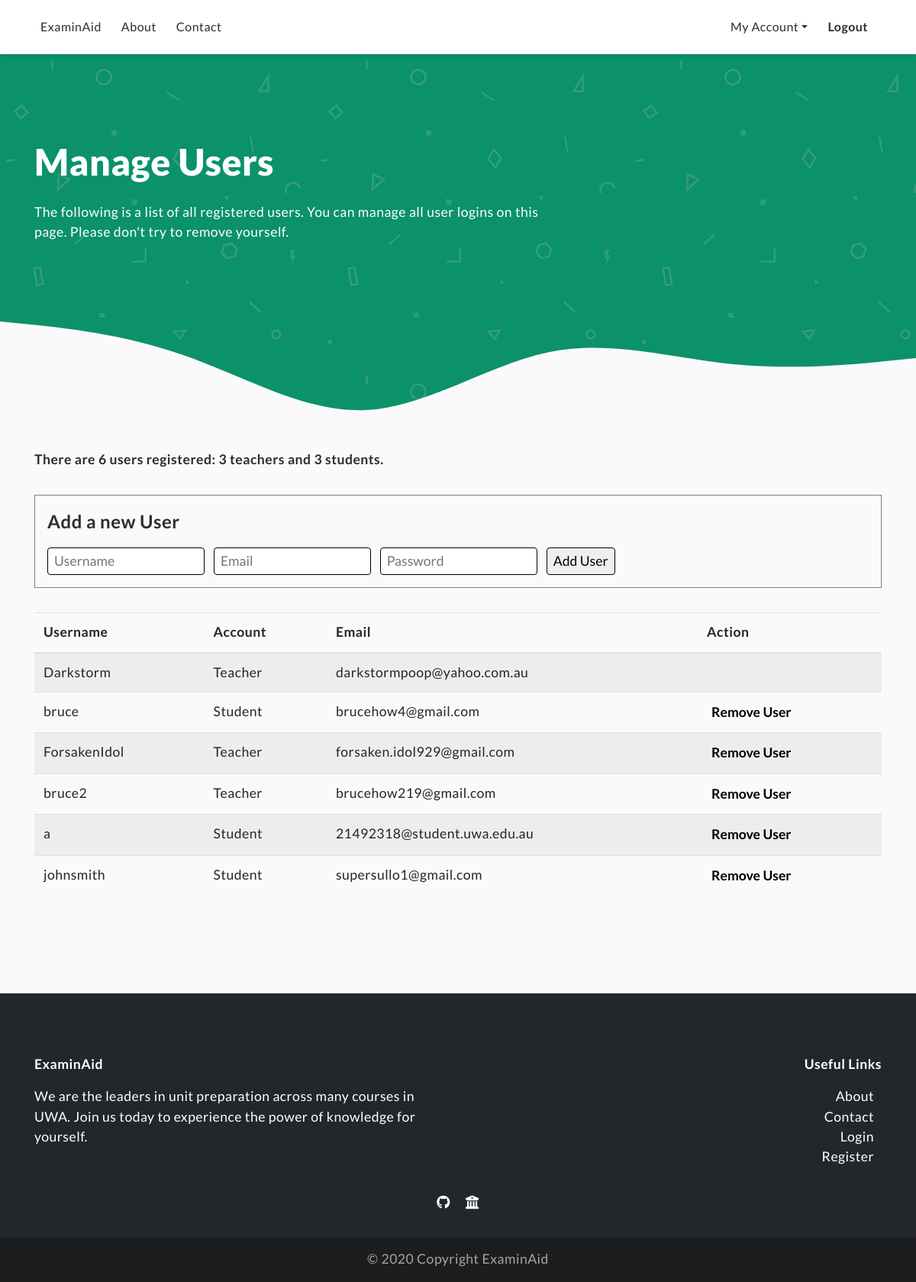
The app's page /manageusers (signed in), older data.
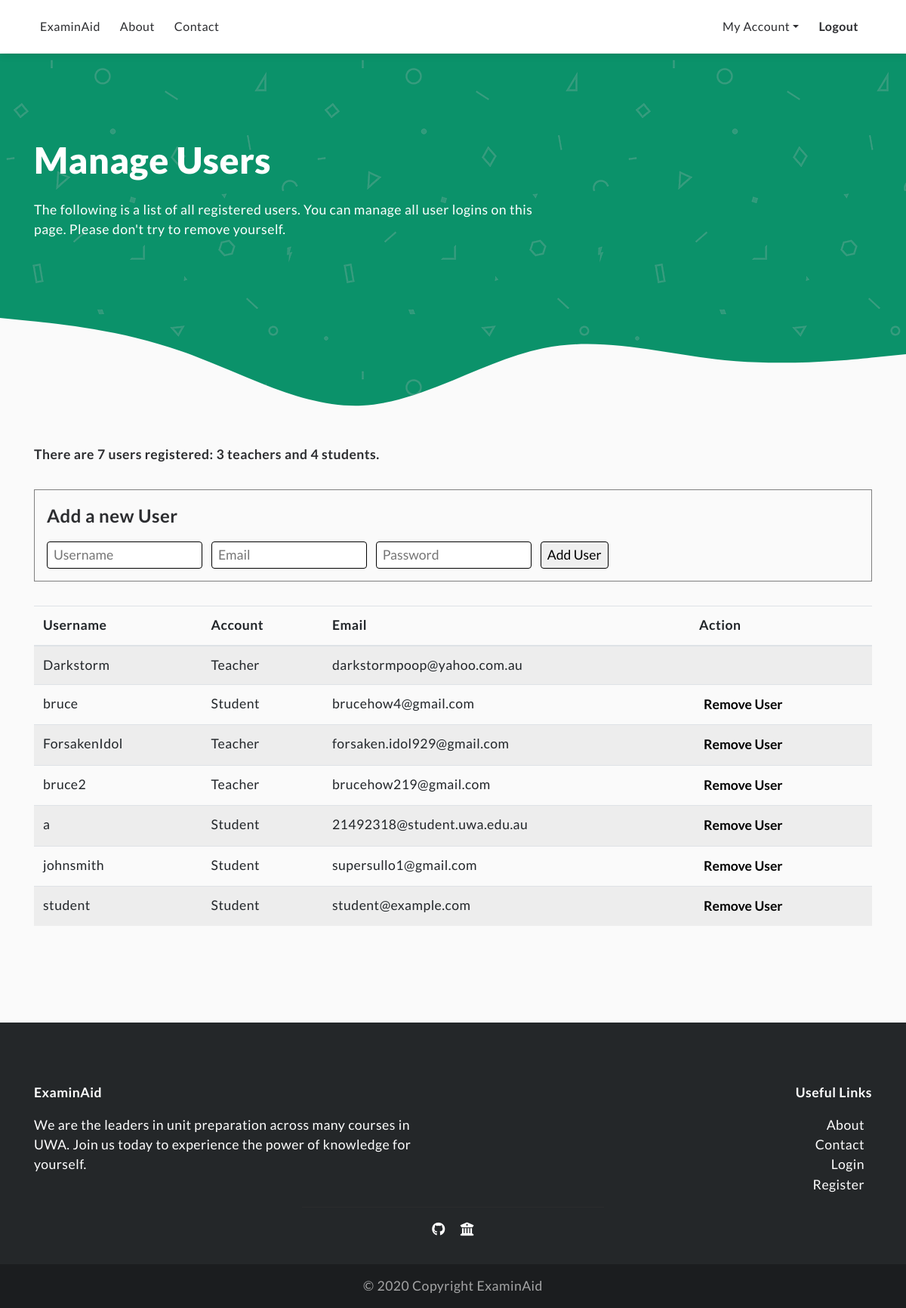
The same page, newer data.
### app/models.py (models this page shows, shortened)
class User(UserMixin, db.Model):
    id = db.Column(db.Integer, primary_key=True)
    username = db.Column(db.String(64), index=True, unique=True)
    email = db.Column(db.String(120), index=True, unique=True)
    password_hash = db.Column(db.String(128))
    admin = db.Column(db.Boolean, default=False)
    def check_admin(self):
        return self.admin
    @login.user_loader
    def load_user(id):
        return User.query.get(int(id))

### app/routes.py (the view)
@app.route('/manageusers')
@login_required
def manageusers():
    if not current_user.check_admin(): # Student logins cannot access this page
        return redirect(url_for('userprofile'))
    else:
        users = User.query.all()
        num_admins = 0
        num_students = 0
        for user in users:
            if user.check_admin():
                num_admins += 1
            else:
                num_students += 1
        return render_template('manage/students.html', num_users=len(users), num_admins=num_admins, num_students=num_students, users=users)

### app/templates/manage/students.html (shortened to what this page needs)
{% extends "index.html" %}
{% block content %}
<link rel="stylesheet" href="../../static/css/test.css"/>
<section class="green">
  <div class="container">
    <div class="user-msg">
      <h1>Manage Users</h1>
      <p>The following is a list of all registered users. You can manage all user logins on this page. Please don't try to remove yourself.</p>
    </div>
  </div>
</section>
<section class="dashboard">
  <div class="container">
    <p><strong>There {% if num_users == 1 %}is 1 user
      {% else %}are {{ num_users }} users{% endif %} registered: {% if num_admins == 1 %}1 teacher{% else %}{{ num_admins }} teachers{% endif %} and {% if num_students == 1 %}1 student.{% else %}{{ num_students }} students.{% endif %}
    </strong></p>
    <div class="question-box">
      <form action="{{ url_for('adduser') }}" method="POST" id="add-user-form">
        <p><strong>Add a new User</strong></p>
        <input type="text" name="username" placeholder="Username" required/>
        <input type="email" name="email" placeholder="Email" required/>
        <input type="password" name="password" placeholder="Password" required/>
        <input type="submit" value="Add User"/>
      </form>
    </div>
    <div class="table-responsive-sm">
      <table class="table table-striped">
        <thead>
          <tr>
            <th>Username</th>
            <th>Account</th>
            <th>Email</th>
            <th>Action</th>
          </tr>
        </thead>
        {% for user in users %}
        <tr>
          <td>{{ user.username }}</td>
          <td>{% if user.check_admin() %}Teacher{% else %}Student{% endif %}</td>
          <td>{{ user.email }}</td>
          <td>
            {% if current_user != user %}
            <button onclick="window.location.href='/manageusers/remove/{{ user.id }}'" class="remove-user" id="remove-user-{{ user.id }}">Remove User</button>
            {% endif %}
          </td>
        </tr>
        {% endfor %}
      </table>
    </div>
  </div>
</section>
{% endblock %}

### app/templates/index.html (shortened to what this page needs)
<!DOCTYPE html>
<html lang="en">
  <head>
    <link rel="stylesheet" href="https://stackpath.bootstrapcdn.com/bootstrap/4.4.1/css/bootstrap.min.css"
 />
    <link rel="stylesheet" href="../static/css/main.css"/>
    <link rel="stylesheet" href="../static/css/header.css">
    <link rel="stylesheet" href="../static/css/footer.css"/>
    <link rel="stylesheet" href="../static/css/forms.css"/>
    <link rel="stylesheet" href="../static/css/userprofile.css"/>
  </head>
  <body>
    <header>
      <nav class="navbar fixed-top navbar-expand-md">
        <div class="container">
          <div id="collapse-menu" class="collapse navbar-collapse">
            <ul class="navbar-nav mr-auto">
                <li class="nav-item"><a class="nav-link" href="{{ url_for('index') }}">ExaminAid</a></li>
                <li class="nav-item"><a class="nav-link" href="{{ url_for('about') }}">About</a></li>
                <li class="nav-item"><a class="nav-link" href="{{ url_for('contact') }}">Contact</a></li>
            </ul>
            <ul class="navbar-nav ml-auto">
              {% if current_user.is_anonymous %}
              <li class="nav-item">
                <a class="nav-link" href="{{ url_for('login') }}">Sign In</a>
              </li>
              <li class="nav-item">
                <button class="plain-btn sm green" onclick="window.location.href='/register';">Register</button>
              </li>
              {% else %}
              <li class="nav-item dropdown">
                <a class="nav-link dropdown-toggle" href="{{ url_for('userprofile') }}" id="profile-menu" role="button" data-toggle="dropdown" aria-haspopup="true" aria-expanded="false">My Account</a>
              </li>
              <li class="nav-item">
                <a class="nav-link" href="{{ url_for('logout') }}"><b>Logout</b></a>
              </li>
              {% endif %}
            </ul>
          </div>
        </div>
      </nav>
    </header>
    <main>
      {% block content %}{% endblock %}
      <footer>
        <div class="container">
          <div class="footer-content">
            <div class="row">
              <div class="col-sm-6">
                <p><strong>ExaminAid</strong></p>
                <p>We are the leaders in unit preparation across many courses in UWA. Join us today to experience the power of knowledge for yourself.</p>
              </div>
              <div class="col-sm-6 text-right">
                <p><strong>Useful Links</strong></p>
                <ul class="navbar-nav footer-nav">
                  <li class="nav-item"><a class="footer-link" href="{{ url_for('about') }}">About</a></li>
                  <li class="nav-item"><a class="footer-link" href="{{ url_for('contact') }}">Contact</a></li>
                  <li class="nav-item"><a class="footer-link" href="{{ url_for('login') }}">Login</a></li>
                  <li class="nav-item"><a class="footer-link" href="{{ url_for('register') }}">Register</a></li>
                </ul>
              </div>
            </div>
            <hr class="footer-divider">
            <div class="social center">
              <a class="footer-link" href="https://github.com/brucehow/examinaid"><span class="fab fa-github"></span></a>
              <a class="footer-link" href="https://teaching.csse.uwa.edu.au/units/CITS3403/index.php"><span class="fas fa-university"></span></a>
            </div>
          </div>
        </div>
        <div class="anchor center">
          <p class="copyright">© 2020 Copyright ExaminAid</p>
        </div>
      </footer>
    </main>
  </body>
</html>

### app/static/css/main.css (style rules this page uses)
body { background-color: white; color: #2c2d30; font-family: 'Lato', sans-serif; font-size: 1.1rem; letter-spacing: 0.03rem; }
section { padding: 7rem 0; }
section.green { background-color: #0b926a; background-image: url(../resources/texture-1.png); color: white; }
div.container { margin: 0 auto; }
div.center { text-align: center; }
h1 { font-weight: 900; font-size: 3rem; margin-bottom: 1.5rem; }
.wave-bot { margin: 5rem 0 -12rem 0; display: block; height: 15rem; width: 100%; }

### app/static/css/header.css (style rules this page uses)
header { background-color: white; padding-bottom: 71px; font-size: 1rem; }
.navbar { background-color: white; box-shadow: 0px 3px 10px rgba(0, 0, 0, 0.1); padding: 15px; }
.nav-link { color: #2c2d30; text-decoration: none; font-weight: 400; }
.nav-item { padding: 0 10px 0 0; }

### app/static/css/footer.css (style rules this page uses)
footer { background-color: #242729; color: white; }
.footer-content { padding: 5rem 0 2rem; }
.footer-link { text-decoration: none; font-weight: 400; color: white; }
.footer-divider { opacity: 0.6; border-top: 1px solid #303030; max-width: 400px; }
.social a { margin: 0 0.5rem; }
.anchor { background-color: #1b1d1f; }
.copyright { margin: 0; padding: 1rem 0; opacity: 0.6; }

### app/static/css/userprofile.css (style rules this page uses)
section.dashboard { background-color: #fafafa; padding: 2rem 0 7rem 0; }
.user-msg { max-width: 700px; }
button.remove-user { background: none; border: none; font-weight: bold; transition: 250ms; }

### app/static/css/test.css (style rules this page uses)
div.question-box { border: 1px solid grey; padding: 1rem; margin: 2rem 0; }
div.question-box p strong { font-size: 1.5rem; margin-left: 2rem; }
div.question-box form p strong { margin-left: 0rem; }
#add-user-form input { border: 1px solid; border-radius: 0.25rem; padding: 0.25rem 0 0.25rem 0.5rem; margin-right: 0.5rem; }
#add-user-form input[type=submit] { padding: 0.25rem 0.5rem; }

Row changes from the older to the newer data that the page shows:
added User: username "student", admin "Student", email "student@example.com"
Text that changed along with them:
{{ num_users }}: "6" → "7"
{{ num_students }}: "3" → "4"
